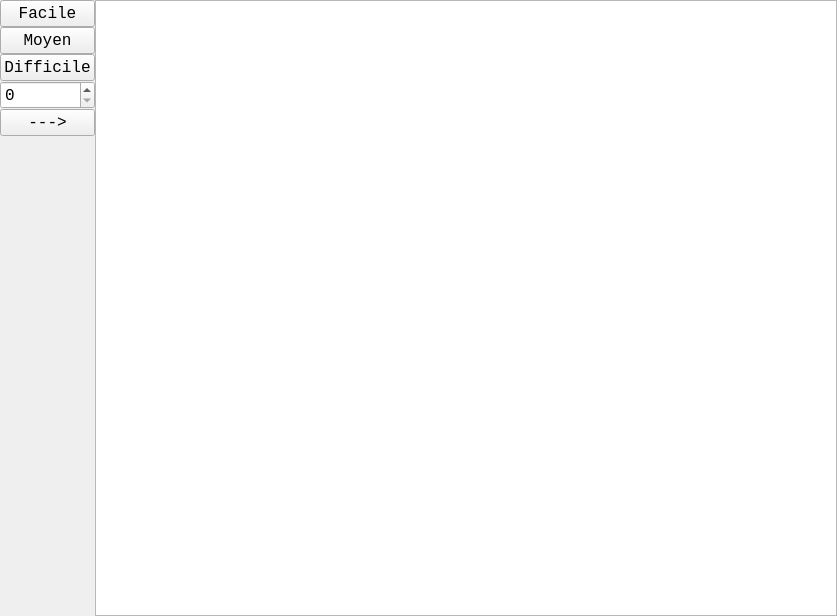
<?xml version="1.0" encoding="UTF-8"?>
<ui version="4.0">
 <class>MainWindow</class>
 <widget class="QMainWindow" name="MainWindow">
  <property name="geometry">
   <rect>
    <x>0</x>
    <y>0</y>
    <width>837</width>
    <height>616</height>
   </rect>
  </property>
  <property name="windowTitle">
   <string>MainWindow</string>
  </property>
  <widget class="QWidget" name="centralwidget">
   <layout class="QGridLayout" name="gridLayout">
    <property name="leftMargin">
     <number>0</number>
    </property>
    <property name="topMargin">
     <number>0</number>
    </property>
    <property name="rightMargin">
     <number>0</number>
    </property>
    <property name="bottomMargin">
     <number>0</number>
    </property>
    <property name="spacing">
     <number>0</number>
    </property>
    <item row="5" column="0">
     <spacer name="verticalSpacer">
      <property name="orientation">
       <enum>Qt::Vertical</enum>
      </property>
      <property name="sizeHint" stdset="0">
       <size>
        <width>20</width>
        <height>40</height>
       </size>
      </property>
     </spacer>
    </item>
    <item row="2" column="0">
     <widget class="QPushButton" name="pBdifficile">
      <property name="font">
       <font>
        <family>Consolas</family>
        <pointsize>12</pointsize>
       </font>
      </property>
      <property name="text">
       <string>Difficile</string>
      </property>
     </widget>
    </item>
    <item row="0" column="1" rowspan="6">
     <widget class="QTextBrowser" name="textBrowser">
      <property name="font">
       <font>
        <family>Consolas</family>
        <pointsize>12</pointsize>
       </font>
      </property>
     </widget>
    </item>
    <item row="0" column="0">
     <widget class="QPushButton" name="pBfacile">
      <property name="font">
       <font>
        <family>Consolas</family>
        <pointsize>12</pointsize>
       </font>
      </property>
      <property name="text">
       <string>Facile</string>
      </property>
     </widget>
    </item>
    <item row="1" column="0">
     <widget class="QPushButton" name="pBmoyen">
      <property name="font">
       <font>
        <family>Consolas</family>
        <pointsize>12</pointsize>
       </font>
      </property>
      <property name="text">
       <string>Moyen</string>
      </property>
     </widget>
    </item>
    <item row="4" column="0">
     <widget class="QPushButton" name="pBOk">
      <property name="font">
       <font>
        <family>Consolas</family>
        <pointsize>12</pointsize>
       </font>
      </property>
      <property name="text">
       <string>---&gt;</string>
      </property>
     </widget>
    </item>
    <item row="3" column="0">
     <widget class="QSpinBox" name="sBValue">
      <property name="font">
       <font>
        <family>Consolas</family>
        <pointsize>12</pointsize>
       </font>
      </property>
      <property name="accelerated">
       <bool>true</bool>
      </property>
     </widget>
    </item>
   </layout>
  </widget>
 </widget>
 <resources/>
 <connections/>
</ui>
